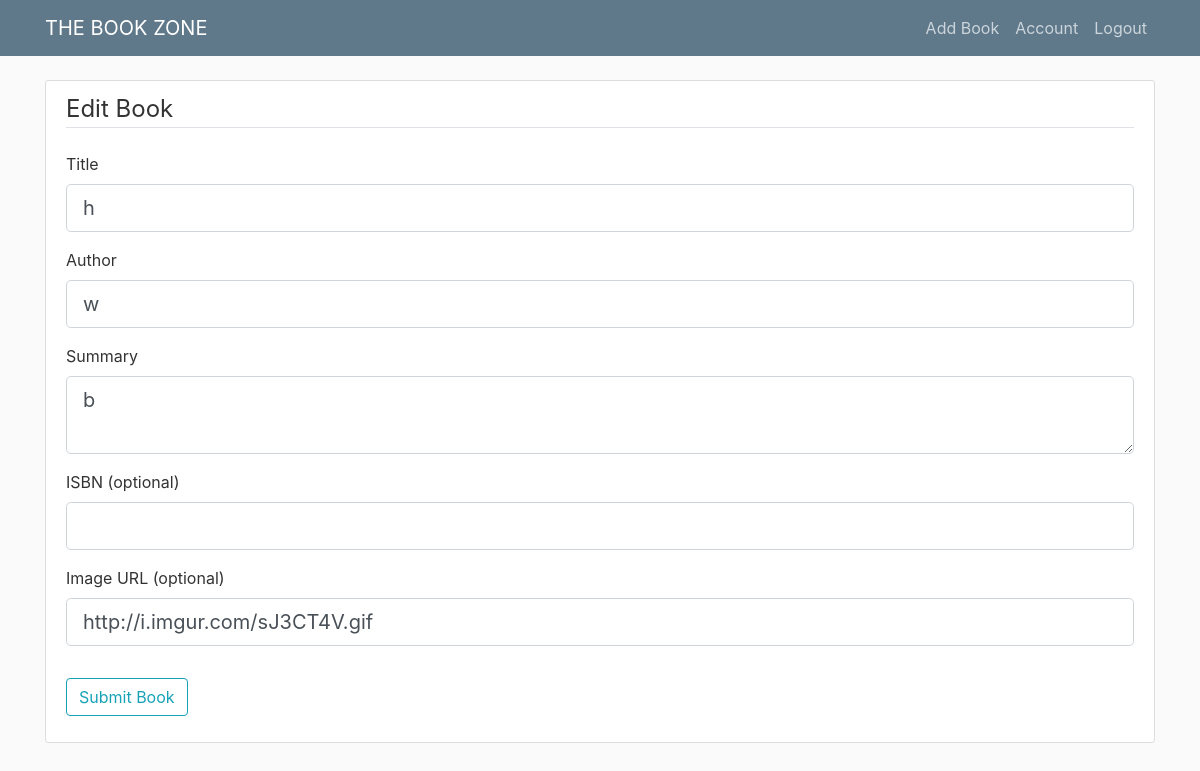
Page /book/6/update (signed in) on the earlier database version.
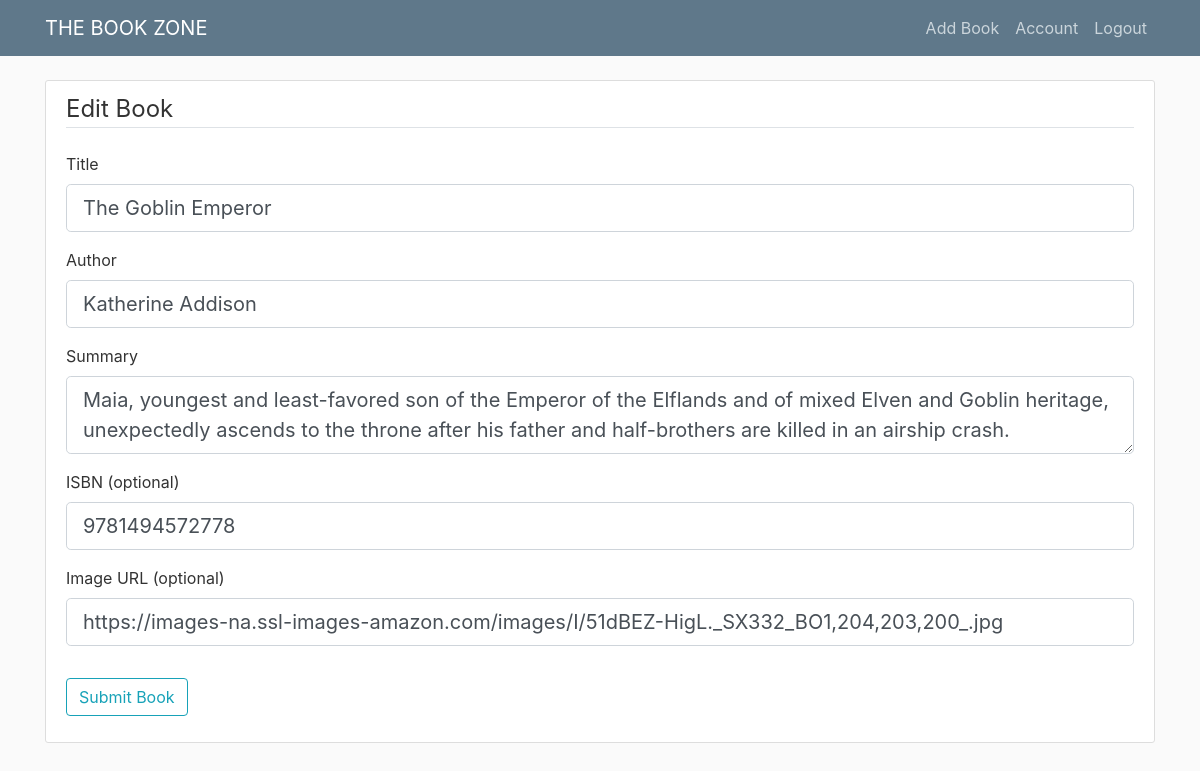
Same page on the later database version.
### flaskBooks/models.py (models this page shows, shortened)
class Book(db.Model):
    id = db.Column(db.Integer, primary_key=True)
    author = db.Column(db.String(50), nullable=False)
    title = db.Column(db.String(100), nullable=False)
    description = db.Column(db.Text, nullable=False)
    isbn = db.Column(db.String(), nullable=False)
    imgurl = db.Column(db.String(), nullable=False)
    user_id = db.Column(db.Integer, db.ForeignKey('user.id'), nullable=False)

### flaskBooks/routes.py (the view)
@app.route("/book/<int:book_id>/update", methods=['GET', 'POST'])
@login_required
def update_book(book_id):
    book = Book.query.get_or_404(book_id)
    if book.owner != current_user:
        abort(403)
    form = BookForm()
    if form.validate_on_submit():
        book.title = form.title.data
        book.author = form.author.data
        book.description = form.description.data
        book.isbn = form.isbn.data
        book.imgurl = form.imgurl.data
        db.session.commit()
        flash('Your book\'s data has been updated!', 'success')
        return redirect(url_for('book', book_id=book.id))
    elif request.method == 'GET':
        form.title.data = book.title
        form.author.data = book.author
        form.description.data = book.description
        form.isbn.data = book.isbn
        form.imgurl.data = book.imgurl
    return render_template('create_book.html', title='Edit Book',
        form=form, legend='Edit Book')

### flaskBooks/forms.py
class BookForm(FlaskForm):
    title = StringField('Title', validators=[DataRequired(),
                                Length(max=100)])
    author = StringField('Author', validators=[DataRequired(),
                                Length(max=50)])
    description = TextAreaField('Summary', validators=[DataRequired()])
    isbn = StringField('ISBN (optional)')
    imgurl = StringField('Image URL (optional)', default = 'http://i.imgur.com/sJ3CT4V.gif')
    submit = SubmitField('Submit Book')

### flaskBooks/models.py (called while the page is built)
@login_manager.user_loader
def load_user(user_id):
    return User.query.get(int(user_id))

### flaskBooks/templates/create_book.html (shortened to what this page needs)
{% extends "layout.html" %}
{% block content %}
	<div class="content-section">
    	<form method="POST" action="">
    		<fieldset class="form-group">
    			<legend class="border-bottom mb-4">{{ legend }}</legend>
    			<div class="form-group">
    				{{ form.title.label(class="form-control-label") }}
    				{% if form.title.errors %}
    				    {{ form.title(class="form-control form-control-lg is-invalid") }}
    				    <div class="invalid-feedback">
    				    	{% for error in form.title.errors %}
    				    	    <span> {{ error }} </span>
    				    	{% endfor %}
    				    </div>
    				{% else %}
    				    {{ form.title(class="form-control form-control-lg") }}
    				{% endif %}
    			</div>
    			<div class="form-group">
    				{{ form.author.label(class="form-control-label") }}
    				{% if form.author.errors %}
    				    {{ form.author(class="form-control form-control-lg is-invalid") }}
    				    <div class="invalid-feedback">
    				    	{% for error in form.author.errors %}
    				    	    <span> {{ error }} </span>
    				    	{% endfor %}
    				    </div>
    				{% else %}
    				    {{ form.author(class="form-control form-control-lg") }}
    				{% endif %}
    			</div>
    			<div class="form-group">
    				{{ form.description.label(class="form-control-label") }}
    				{% if form.description.errors %}
    				    {{ form.description(class="form-control form-control-lg is-invalid") }}
    				    <div class="invalid-feedback">
    				    	{% for error in form.description.errors %}
    				    	    <span> {{ error }} </span>
    				    	{% endfor %}
    				    </div>
    				{% else %}
    				    {{ form.description(class="form-control form-control-lg") }}
    				{% endif %}
    			</div>
    			<div class="form-group">
    				{{ form.isbn.label(class="form-control-label") }}
    				{% if form.isbn.errors %}
    				    {{ form.isbn(class="form-control form-control-lg is-invalid") }}
    				    <div class="invalid-feedback">
    				    	{% for error in form.isbn.errors %}
    				    	    <span> {{ error }} </span>
    				    	{% endfor %}
    				    </div>
    				{% else %}
    				    {{ form.isbn(class="form-control form-control-lg") }}
    				{% endif %}
    			</div>
    			<div class="form-group">
    				{{ form.imgurl.label(class="form-control-label") }}
    				{% if form.imgurl.errors %}
    				    {{ form.imgurl(class="form-control form-control-lg is-invalid") }}
    				    <div class="invalid-feedback">
    				    	{% for error in form.imgurl.errors %}
    				    	    <span> {{ error }} </span>
    				    	{% endfor %}
    				    </div>
    				{% else %}
    				    {{ form.imgurl(class="form-control form-control-lg") }}
    				{% endif %}
    			</div>
    		</fieldset>
    		<div class="form-group">
    			{{ form.submit(class="btn btn-outline-info") }}
    		</div>
    	</form>
    </div>
{% endblock content %}

### flaskBooks/templates/layout.html (shortened to what this page needs)
<!DOCTYPE html>
<html>
<head>
    <link rel="stylesheet" href="https://stackpath.bootstrapcdn.com/bootstrap/4.3.1/css/bootstrap.min.css">
    <link rel="stylesheet" type="text/css" href="{{ url_for('static', filename='main.css') }}">
</head>
<body>
	<header class="site-header">
	  <nav class="navbar navbar-expand-md navbar-dark bg-steel fixed-top">
	    <div class="container">
	      <a class="navbar-brand mr-4" href="/">THE BOOK ZONE</a>
	      <div class="collapse navbar-collapse" id="navbarToggle">
	        <div class="navbar-nav">
	        	{% if current_user.is_authenticated %}
	        		<a class="nav-item nav-link" href="{{ url_for('new_book') }}">Add Book</a>
	        		<a class="nav-item nav-link" href="{{ url_for('account') }}">Account</a>
	        		<a class="nav-item nav-link" href="{{ url_for('logout') }}">Logout</a>
	        	{% else %}
		            <a class="nav-item nav-link" href="{{ url_for('login') }}">Login</a>
		            <a class="nav-item nav-link" href="{{ url_for('register') }}">Register</a>
		        {% endif %}
	        </div>
	      </div>
	    </div>
	  </nav>
	</header>
	<div class="container">
	    {% block content %} {% endblock %}
	</div>
</body>
</html>

### flaskBooks/static/main.css (style rules this page uses)
body { background: #fafafa; color: #333333; margin-top: 5rem; }
.bg-steel { background-color: #5f788a; }
.site-header .navbar-nav .nav-link { color: #cbd5db; }
.content-section { background: #ffffff; padding: 10px 20px; border: 1px solid #dddddd; border-radius: 3px; margin-bottom: 20px; }

Differences in the rows shown:
changed Book: title "h" → "The Goblin Emperor"; author "w" → "Katherine Addison"; description "b" → "Maia, youngest and least-favored son of the Emperor of the Elflands and of mixed Elven and Goblin heritage, unexpectedly ascends to the throne after his father and half-brothers are killed in an airship crash."; isbn (not shown) → "9781494572778"; imgurl "http://i.imgur.com/sJ3CT4V.gif" → "https://images-na.ssl-images-amazon.com/images/I/51dBEZ-HigL._SX332_BO1,204,203,200_.jpg"
